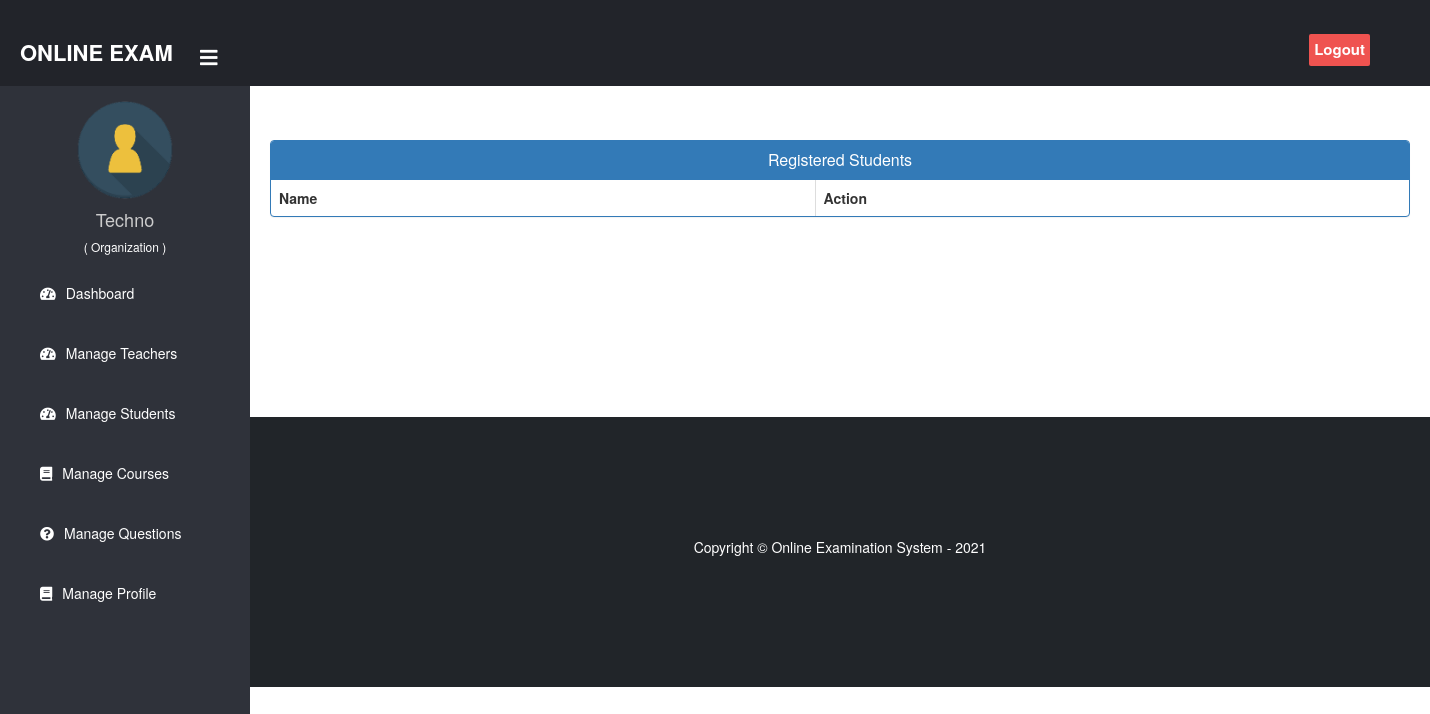
The page /organization/organization-view-student-marks (signed in) on the database as committed earlier.
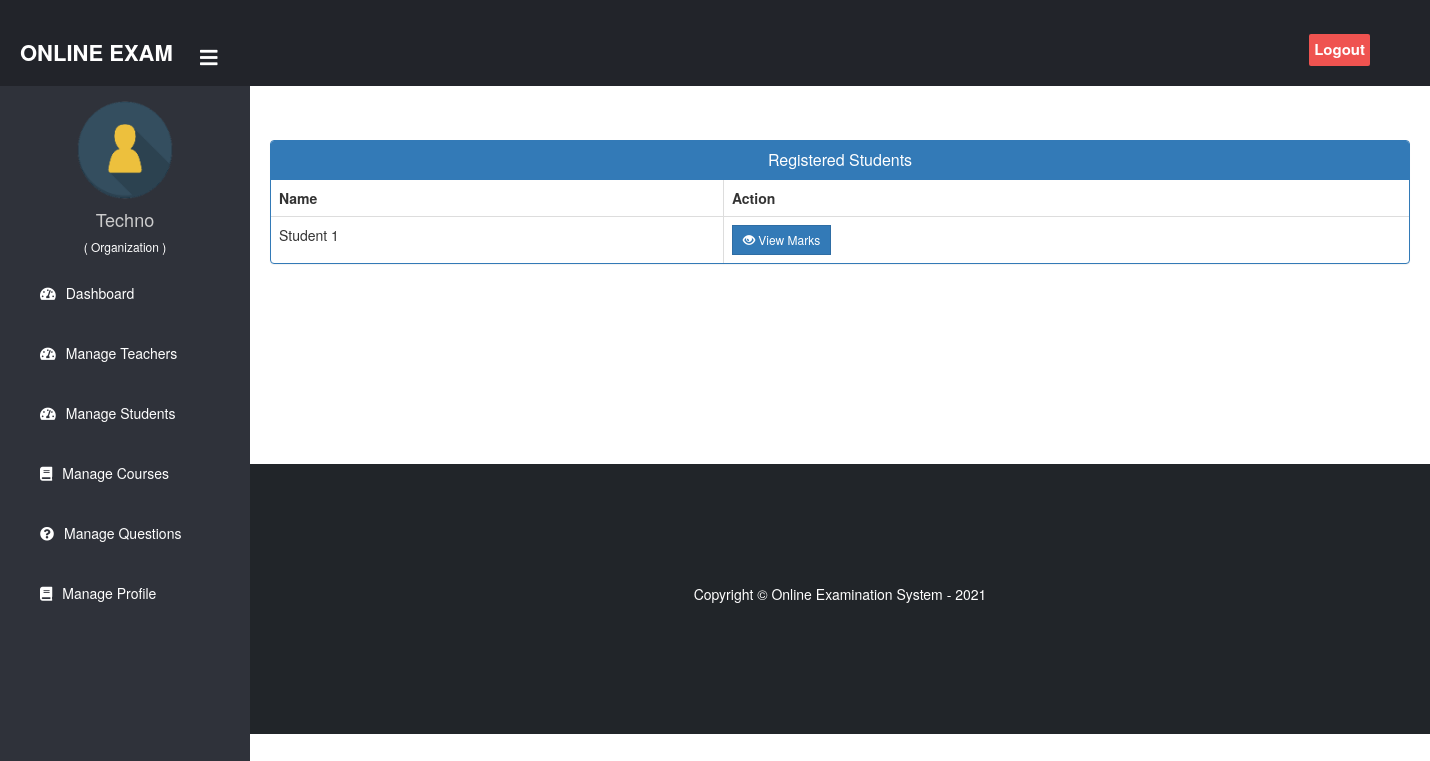
The same page on the database as committed later.
### student/models.py (models this page shows, shortened)
class Student(models.Model):
    user=models.OneToOneField(User,on_delete=models.CASCADE)
    address = models.CharField(max_length=40)
    mobile = models.CharField(max_length=20,null=False)
    organization = models.ForeignKey(Organization,on_delete=models.CASCADE)
    @property
    def get_name(self):
        return self.user.first_name+" "+self.user.last_name

### organization/views.py (the view)
# urls.py: path('organization-view-student-marks', views.organization_view_student_marks_view,name='organization-view-student-marks'),
@login_required(login_url="organizationlogin")
@user_passes_test(is_organization)
def organization_view_student_marks_view(request):
    students = SMODEL.Student.objects.all()
    return render(
        request,
        "organization/organization_view_student_marks.html",
        {"students": students},
    )

### organization/views.py (called while the page is built)
def is_organization(user):
    return user.groups.filter(name="ORGANIZATION").exists()

### templates/organization/organization_view_student_marks.html (shortened to what this page needs)
{% extends 'organization/organizationbase.html' %}
{% block content %}
{%load static%}
<head>
  <link href="//netdna.bootstrapcdn.com/bootstrap/3.0.0/css/bootstrap.min.css" rel="stylesheet" id="bootstrap-css">
</head>
<br><br>
<div class="container">
  <div class="panel panel-primary">
    <div class="panel-heading">
      <h6 class="panel-title">Registered Students</h6>
    </div>
    <table class="table table-hover table-bordered" id="dev-table">
      <thead>
        <tr>
          <th>Name</th>
          <th>Action</th>
        </tr>
      </thead>
      {% for t in students %}
      <tr>
        <td> {{t.get_name}}</td>
        <td><a class="btn btn-primary btn-sm" style="border-radius: 0%;" href="{% url 'admin-view-marks' t.user_id  %}"><span class="glyphicon glyphicon-eye-open"></span> View Marks</a></td>
      </tr>
      {% endfor %}
    </table>
  </div>
</div>
<br><br><br><br><br><br>
{% endblock content %}

Rows that differ between the two databases and show on the page:
added Student: get_name "Student 1"
